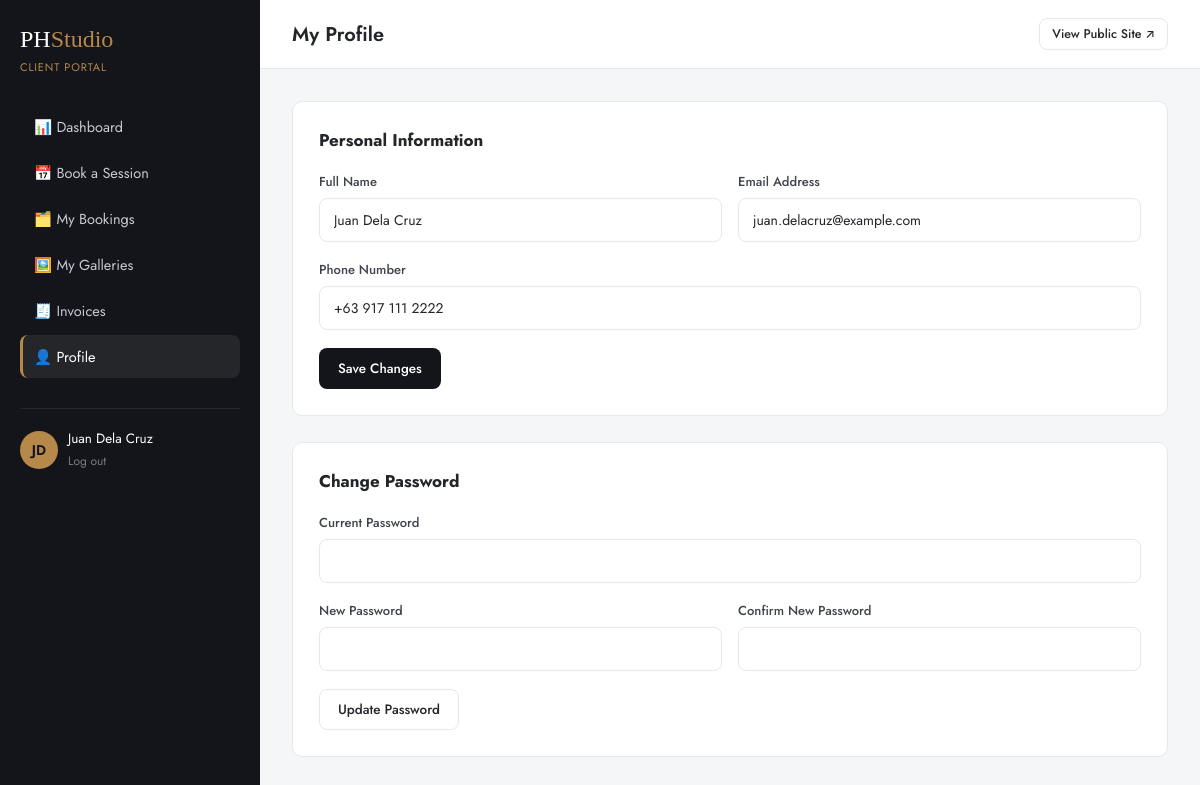
/backend/client/profile.php (signed in), run on the app's committed database.
### tables this page shows
CREATE TABLE users (
    id              INT UNSIGNED AUTO_INCREMENT PRIMARY KEY,
    role            ENUM('admin','photographer','client') NOT NULL DEFAULT 'client',
    full_name       VARCHAR(120) NOT NULL,
    email           VARCHAR(150) NOT NULL UNIQUE,
    phone           VARCHAR(30)  DEFAULT NULL,
    password_hash   VARCHAR(255) NOT NULL,
    avatar_path     VARCHAR(255) DEFAULT NULL,
    is_active       TINYINT(1)   NOT NULL DEFAULT 1,
    created_at      DATETIME     NOT NULL DEFAULT CURRENT_TIMESTAMP,
    updated_at      DATETIME     NOT NULL DEFAULT CURRENT_TIMESTAMP ON UPDATE CURRENT_TIMESTAMP
);

### backend/includes/functions.php (called while the page is built, shortened)
<?php
require_once __DIR__ . '/../config/db.php';
function e(?string $value): string
{
    return htmlspecialchars($value ?? '', ENT_QUOTES, 'UTF-8');
}
function current_user(): ?array
{
    return $_SESSION['user'] ?? null;
}
function has_role(string ...$roles): bool
{
    $user = current_user();
    return $user && in_array($user['role'], $roles, true);
}
function base_url(string $path = ''): string
{
    return APP_URL . '/' . ltrim($path, '/');
}

### backend/config/db.php (called while the page is built, shortened)
<?php
function db(): PDO
{
    static $pdo = null;
    $dsn = sprintf(
        'mysql:host=%s;port=%s;dbname=%s;charset=utf8mb4',
        DB_HOST,
        DB_PORT,
        DB_NAME
    );
    try {
        $pdo = new PDO($dsn, DB_USER, DB_PASS, [
            PDO::ATTR_ERRMODE            => PDO::ERRMODE_EXCEPTION,
            PDO::ATTR_DEFAULT_FETCH_MODE => PDO::FETCH_ASSOC,
            PDO::ATTR_EMULATE_PREPARES   => false,
        ]);
    } catch (PDOException $e) {
        if (APP_DEBUG) {
            die('Database connection failed: ' . $e->getMessage());
        }
        die('We are experiencing a temporary issue. Please try again shortly.');
    }
    return $pdo;
}

### backend/client/profile.php (the view, shortened to what this page needs)
<?php
require_once __DIR__ . '/../includes/functions.php';
$user = current_user();
$stmt = db()->prepare('SELECT * FROM users WHERE id = ?');
$stmt->execute([$user['id']]);
$freshUser = $stmt->fetch();
$dashTitle = 'My Profile';
$activeNav = 'profile';
require __DIR__ . '/../includes/dash_header.php';
?>
<div class="panel">
  <div class="panel-head"><h3>Personal Information</h3></div>
  <form method="post">
    <div class="d-form-row">
      <div class="d-form-group">
        <label>Full Name</label>
        <input class="d-form-control" type="text" name="full_name" value="<?= e($freshUser['full_name']) ?>" required>
      </div>
      <div class="d-form-group">
        <label>Email Address</label>
        <input class="d-form-control" type="email" value="<?= e($freshUser['email']) ?>" disabled>
      </div>
    </div>
    <div class="d-form-group">
      <label>Phone Number</label>
      <input class="d-form-control" type="text" name="phone" value="<?= e($freshUser['phone']) ?>">
    </div>
    <button type="submit" class="d-btn d-btn-primary">Save Changes</button>
  </form>
</div>
<div class="panel">
  <div class="panel-head"><h3>Change Password</h3></div>
  <form method="post">
    <div class="d-form-group">
      <label>Current Password</label>
      <input class="d-form-control" type="password" name="current_password" required>
    </div>
    <div class="d-form-row">
      <div class="d-form-group">
        <label>New Password</label>
        <input class="d-form-control" type="password" name="new_password" minlength="8" required>
      </div>
      <div class="d-form-group">
        <label>Confirm New Password</label>
        <input class="d-form-control" type="password" name="new_password_confirm" minlength="8" required>
      </div>
    </div>
    <button type="submit" class="d-btn d-btn-outline">Update Password</button>
  </form>
</div>
<?php require __DIR__ . '/../includes/dash_footer.php'; ?>

### backend/includes/dash_header.php (shortened to what this page needs)
<?php
$user = current_user();
$isAdminArea = has_role('admin', 'photographer');
$initials = '';
foreach (explode(' ', $user['full_name'] ?? '') as $part) {
    $initials .= mb_substr($part, 0, 1);
}
$initials = mb_strtoupper(mb_substr($initials, 0, 2));
?>
<!DOCTYPE html>
<html lang="en">
<head>
<link rel="stylesheet" href="<?= base_url('assets/css/dashboard.css') ?>">
</head>
<body class="dashboard">
<aside class="dash-sidebar">
  <a href="<?= base_url('index.php') ?>" class="dash-brand">PH<span>Studio</span></a>
  <span class="dash-role-tag"><?= $isAdminArea ? ucfirst($user['role']) . ' Panel' : 'Client Portal' ?></span>
  <nav class="dash-nav">
  <?php if ($isAdminArea): ?>
    <a href="<?= base_url('admin/dashboard.php') ?>" class="<?= ($activeNav ?? '') === 'dashboard' ? 'active' : '' ?>">📊 Dashboard</a>
    <a href="<?= base_url('admin/bookings.php') ?>" class="<?= ($activeNav ?? '') === 'bookings' ? 'active' : '' ?>">📅 Bookings</a>
    <a href="<?= base_url('admin/availability.php') ?>" class="<?= ($activeNav ?? '') === 'availability' ? 'active' : '' ?>">🗓️ Availability</a>
    <a href="<?= base_url('admin/clients.php') ?>" class="<?= ($activeNav ?? '') === 'clients' ? 'active' : '' ?>">👥 Clients</a>
    <span class="nav-section-title">Content</span>
    <a href="<?= base_url('admin/galleries.php') ?>" class="<?= ($activeNav ?? '') === 'galleries' ? 'active' : '' ?>">🖼️ Galleries</a>
    <a href="<?= base_url('admin/packages.php') ?>" class="<?= ($activeNav ?? '') === 'packages' ? 'active' : '' ?>">📦 Packages</a>
    <a href="<?= base_url('admin/testimonials.php') ?>" class="<?= ($activeNav ?? '') === 'testimonials' ? 'active' : '' ?>">💬 Testimonials</a>
    <span class="nav-section-title">Finance</span>
    <a href="<?= base_url('admin/invoices.php') ?>" class="<?= ($activeNav ?? '') === 'invoices' ? 'active' : '' ?>">🧾 Invoices</a>
    <a href="<?= base_url('admin/reports.php') ?>" class="<?= ($activeNav ?? '') === 'reports' ? 'active' : '' ?>">📈 Reports</a>
  <?php else: ?>
    <a href="<?= base_url('client/dashboard.php') ?>" class="<?= ($activeNav ?? '') === 'dashboard' ? 'active' : '' ?>">📊 Dashboard</a>
    <a href="<?= base_url('client/book-session.php') ?>" class="<?= ($activeNav ?? '') === 'book' ? 'active' : '' ?>">📅 Book a Session</a>
    <a href="<?= base_url('client/my-bookings.php') ?>" class="<?= ($activeNav ?? '') === 'bookings' ? 'active' : '' ?>">🗂️ My Bookings</a>
    <a href="<?= base_url('client/gallery.php') ?>" class="<?= ($activeNav ?? '') === 'galleries' ? 'active' : '' ?>">🖼️ My Galleries</a>
    <a href="<?= base_url('client/invoices.php') ?>" class="<?= ($activeNav ?? '') === 'invoices' ? 'active' : '' ?>">🧾 Invoices</a>
    <a href="<?= base_url('client/profile.php') ?>" class="<?= ($activeNav ?? '') === 'profile' ? 'active' : '' ?>">👤 Profile</a>
  <?php endif; ?>
  </nav>
  <div class="dash-user-box">
    <div class="initials"><?= e($initials ?: 'U') ?></div>
    <div>
      <div class="name"><?= e($user['full_name'] ?? 'User') ?></div>
      <a href="<?= base_url('auth/logout.php') ?>" class="logout">Log out</a>
    </div>
  </div>
</aside>
<main class="dash-main">
  <div class="dash-topbar">
    <div>
      <h1><?= e($dashTitle ?? 'Dashboard') ?></h1>
    </div>
    <a href="<?= base_url('index.php') ?>" class="d-btn d-btn-outline d-btn-sm">View Public Site ↗</a>
  </div>
  <div class="dash-content">

### backend/assets/css/dashboard.css (style rules this page uses)
:root { --d-black: #14151a; --d-charcoal: #1f2128; --d-gold: #b6884a; --d-bg: #f5f6f8; --d-card: #ffffff; --d-border: #e6e8ec; --d-text: #23252b; --d-muted: #767a85; --d-radius: 10px; --d-font: 'Jost', -apple-system, BlinkMacSystemFont, sans-serif; }
* { box-sizing: border-box; }
body.dashboard { margin: 0; font-family: var(--d-font); background: var(--d-bg); color: var(--d-text); display: flex; min-height: 100vh; }
a { text-decoration: none; color: inherit; }
.dash-sidebar { width: 260px; flex-shrink: 0; background: var(--d-black); color: #d7d9de; padding: 26px 20px; position: sticky; top: 0; height: 100vh; overflow-y: auto; }
.dash-brand { font-family: 'Cormorant Garamond', serif; font-size: 24px; color: #fff; margin-bottom: 6px; display: block; }
.dash-brand span { color: var(--d-gold); }
.dash-role-tag { font-size: 11px; text-transform: uppercase; letter-spacing: 0.08em; color: var(--d-gold); margin-bottom: 30px; display: block; }
.dash-nav { display: flex; flex-direction: column; gap: 3px; margin-top: 10px; }
.dash-nav a { padding: 11px 14px; border-radius: 8px; font-size: 14.5px; color: #c7c9d1; display: flex; align-items: center; gap: 10px; transition: background 0.2s ease, color 0.2s ease; }
.dash-nav a:hover, .dash-nav a.active { background: rgba(255,255,255,0.07); color: #fff; }
.dash-nav a.active { border-left: 3px solid var(--d-gold); padding-left: 11px; }
.dash-user-box { margin-top: 30px; padding-top: 20px; border-top: 1px solid rgba(255,255,255,0.08); display: flex; align-items: center; gap: 10px; }
.dash-user-box .initials { width: 38px; height: 38px; border-radius: 50%; background: var(--d-gold); color: #14151a; display: flex; align-items: center; justify-content: center; font-weight: 600; font-size: 14px; flex-shrink: 0; }
.dash-user-box .name { font-size: 13.5px; color: #fff; }
.dash-user-box .logout { font-size: 12px; color: var(--d-muted); }
.dash-main { flex: 1; min-width: 0; }
.dash-topbar { background: var(--d-card); border-bottom: 1px solid var(--d-border); padding: 18px 32px; display: flex; align-items: center; justify-content: space-between; position: sticky; top: 0; z-index: 10; }
.dash-topbar h1 { font-size: 20px; font-weight: 600; margin: 0; }
.dash-content { padding: 32px; max-width: 1300px; }
.panel { background: var(--d-card); border: 1px solid var(--d-border); border-radius: var(--d-radius); padding: 26px; margin-bottom: 26px; }
.panel-head { display: flex; align-items: center; justify-content: space-between; margin-bottom: 20px; flex-wrap: wrap; gap: 12px; }
.panel-head h3 { font-size: 17px; margin: 0; }
.d-btn { display: inline-flex; align-items: center; gap: 8px; justify-content:center; padding: 10px 18px; border-radius: 8px; font-size: 13.5px; font-weight: 500; cursor: pointer; border: 1px solid transparent; transition: all 0.2s ease; font-family: var(--d-font); }
.d-btn-primary { background: var(--d-black); color: #fff; }
.d-btn-outline { background: #fff; border-color: var(--d-border); color: var(--d-text); }
.d-btn-sm { padding: 6px 12px; font-size: 12.5px; }
.d-form-group { margin-bottom: 18px; }
.d-form-group label { display: block; font-size: 13px; font-weight: 500; margin-bottom: 7px; color: #40434c; }
.d-form-control { width: 100%; padding: 11px 14px; border: 1px solid var(--d-border); border-radius: 8px; font-size: 14px; font-family: var(--d-font); background: #fff; color: var(--d-text); }
.d-form-row { display: grid; grid-template-columns: 1fr 1fr; gap: 16px; }

### data on the page
users: full_name "Juan Dela Cruz", email "juan.delacruz@example.com", phone "+63 917 111 2222"

### other printed values
$initials ?: 'U' "JD"
$dashTitle "My Profile"
